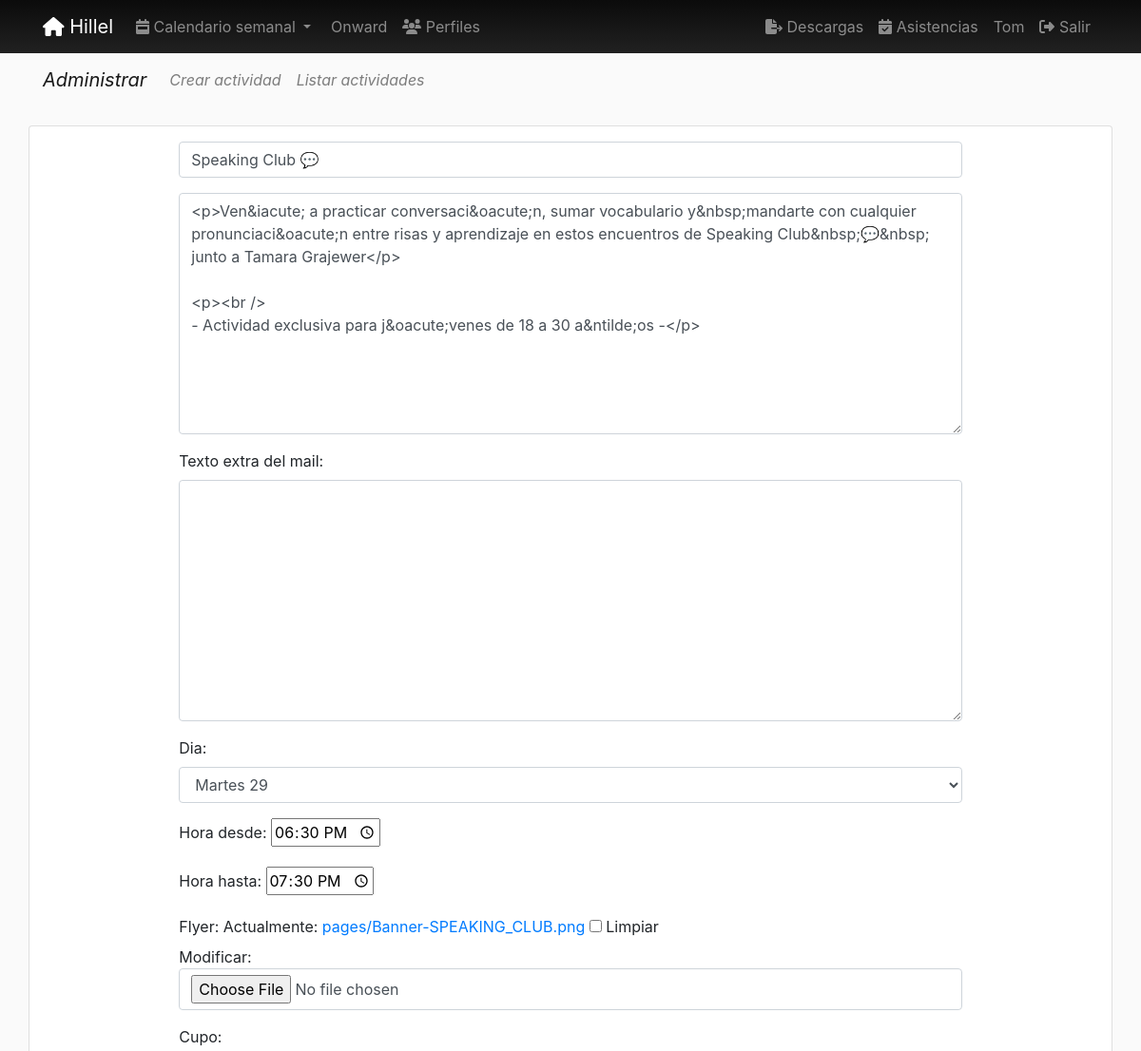
The app's page /pages/update/49/ (signed in, upper part), older data.
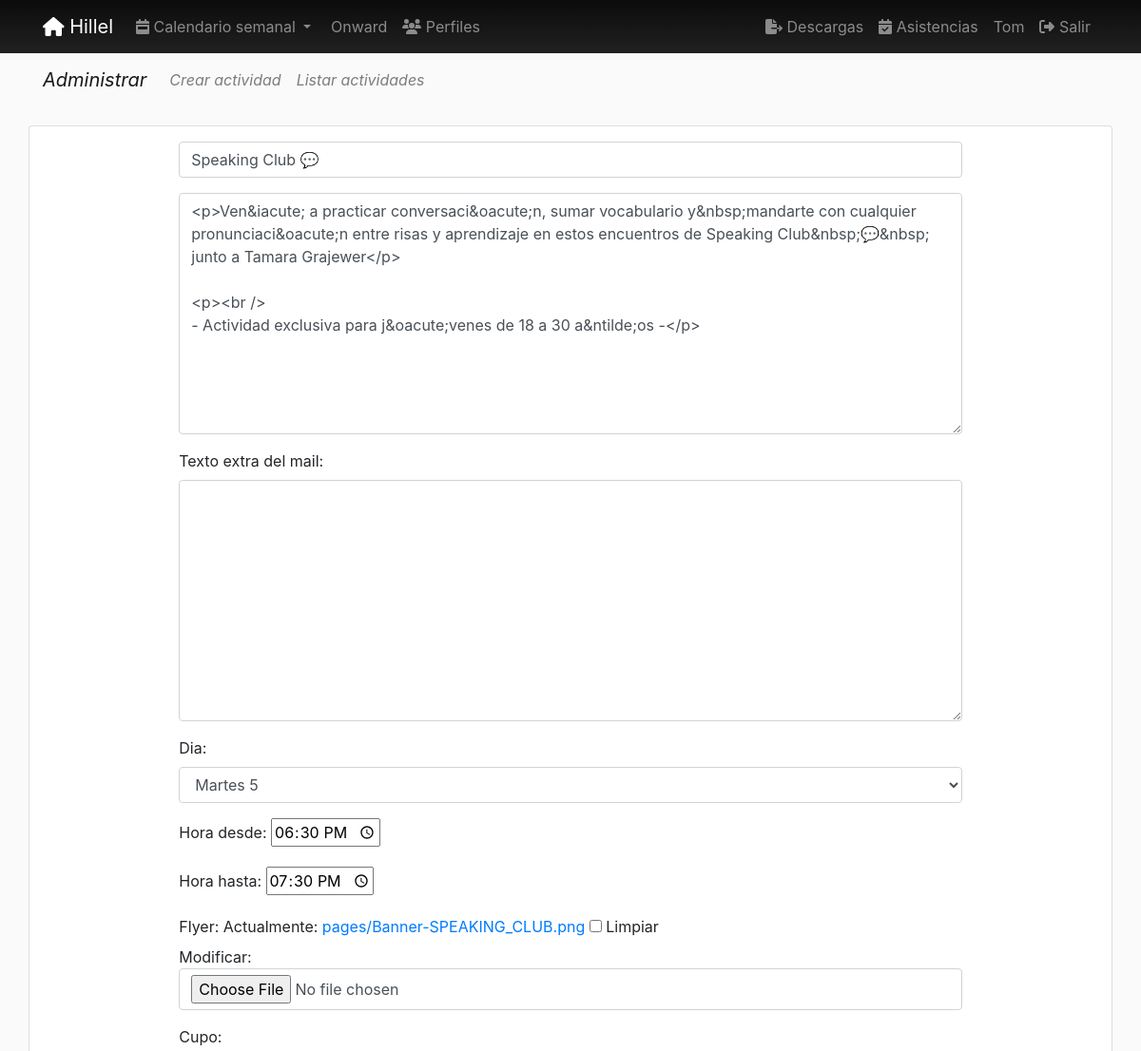
The same page, newer data.
### pages/models.py (models this page shows, shortened)
class Page(models.Model):
    title = models.CharField(verbose_name="Título", max_length=200)
    horaDesde = models.TimeField(verbose_name="Hora desde", null=True, blank=True, auto_now=False, auto_now_add=False,)
    horaHasta = models.TimeField(verbose_name="Hora hasta", null=True, blank=True, auto_now=False, auto_now_add=False,)
    description = RichTextField(verbose_name="Descripción", null=True, blank=True)
    textoExtraMail = RichTextField(verbose_name="Texto extra del mail", null=True, blank=True)
    flyer = models.ImageField(upload_to=custom_upload_to,
                              null=True, blank=True)
    dia = models.ForeignKey(Day, verbose_name='dia', null=True, on_delete=models.CASCADE)
    cupo = models.SmallIntegerField(verbose_name="Cupo", default=0)
    modalidad = BooleanField(verbose_name="Online", default=0)
    nuevo = BooleanField(verbose_name="Nuevo", default=0)
    activa = BooleanField(verbose_name="Activa", default=1)
    categories = models.ManyToManyField(Category, verbose_name='categorias', related_name='get_pages', blank=True)
    provincia = models.ForeignKey(Provincia, on_delete=models.CASCADE, null=True, blank=True)
    responsable = models.ForeignKey(Responsable, on_delete=models.CASCADE, null=True, blank=True)
    colaborador = models.ForeignKey(Colaborador, on_delete=models.CASCADE, null=True, blank=True)
    secreta = BooleanField(verbose_name="Tiene clave?", default=0)
    clave = models.CharField(verbose_name="Clave", null=True, blank=True, default="", max_length=200)
    objects = PagesManager()
    created = models.DateTimeField(auto_now_add=True, verbose_name="Fecha de creación", blank=True, null=True)
    updated = models.DateTimeField(auto_now=True, verbose_name="Fecha de edición", blank=True, null=True)
    class Meta:
        verbose_name = "actividad"
        verbose_name_plural = "actividades"
        ordering = ['dia__order', 'horaDesde', '-title']

### pages/views.py (the view, shortened to what this page needs)
# urls.py: path('update/<int:pk>/', PageUpdate.as_view(), name='update'),
@method_decorator(staff_member_required, name="dispatch")
class PageUpdate(UpdateView):
    model = Page
    form_class = PageForm
    template_name_suffix = '_update_form'

### location/models.py (called while the page is built)
    def __str__(self):
        return self.title

### pages/models.py (called while the page is built)
    def __str__(self):
        return self.nombre

    def __str__(self):
        return self.nombre

    def __str__(self):
        return self.day

    def __str__(self):
        return self.name

### profiles/processors.py (called while the page is built)
def ctx_dict(request):
    ctx = {}
    bitajon = False
    if request.user.groups.filter(name="BITAJON").count():
        bitajon = True
    ctx["bitajon"] = bitajon
    return ctx

### registration/processors.py (called while the page is built)
def ctx_dict(request):
    ctx = {}
    temporadaOnward = TemporadaOnward.objects.all().first()
    ctx['temporadaOnward'] = temporadaOnward.temporada
    return ctx

### social/models.py (called while the page is built)
    def __str__(self):
        return self.numero

### social/processors.py (called while the page is built)
def ctx_dict(request):
    ctx = {}
    links = Link.objects.all()
    for link in links:
        ctx[link.key] = link.url
    whatsapp = Whatsapp.objects.all().first()
    ctx['whatsappHillel'] = whatsapp
    return ctx

### pages/templates/pages/page_update_form.html (shortened to what this page needs)
{% extends 'core/base.html' %}
{% load static %}
{% block content %}
{% include 'pages/includes/pages_menu.html'%}
<main role="main">
  <div class="card container">
    <div class="row mt-3 mb-5">
      <div class="col-md-9 mx-auto">
        <div>
           <form action="" method="post" enctype="multipart/form-data">{% csrf_token %}
                    {{ form.as_p }}
            </form>
        </div>
      </div>
    </div>
  </div>
</main>
{% endblock %}

Row changes from the older to the newer data that the page shows:
changed Page "Speaking Club 💬": dia "Martes 29" → "Martes 5"
